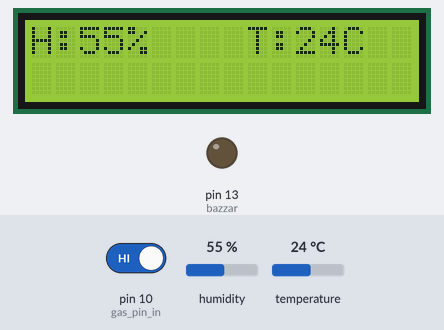
A sketch run on a simulated Arduino Uno, built with avr-gcc and run on an emulated ATmega328P. Shown: 16×2 character LCD, output pins drawn as LEDs (lit = HIGH). Dashed ring = blinking. The inputs (shaded band) are chosen by the test bench; at power-on: pin 10 (gas_pin_in) HIGH, humidity 55 %, temperature 24 °C.

Above: at 16.4 s.
16.5 s: pin 10 (gas_pin_in) driven LOW
At 17.6 s:
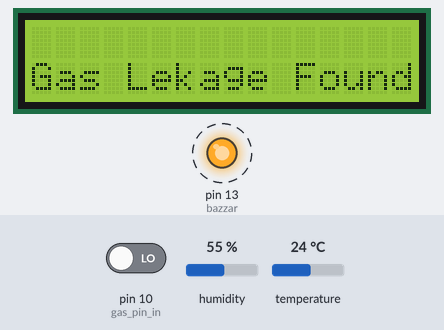
20.8 s: humidity set to 22 %
At 21.6 s:
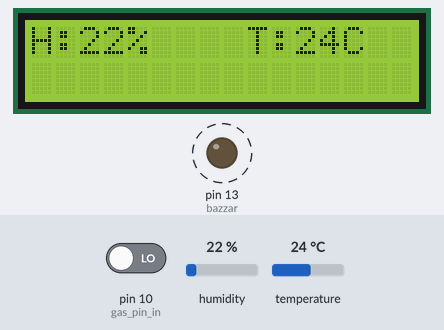
22.3 s: temperature set to 12 °C
At 24.7 s:
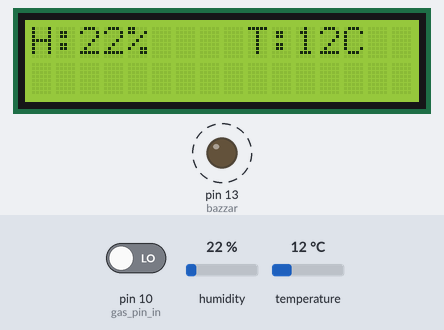
25.4 s: humidity set to 40 %
At 27.4 s:
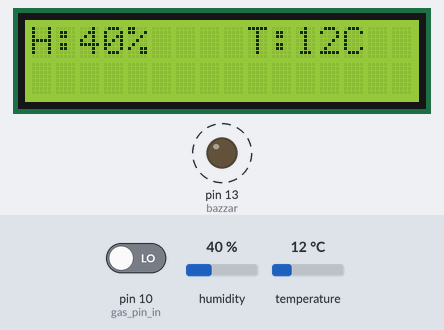
28.4 s: temperature set to 19 °C
At 30.8 s:
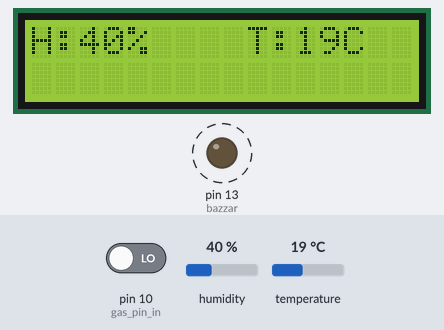
31.5 s: pin 10 (gas_pin_in) driven HIGH
At 32.3 s:
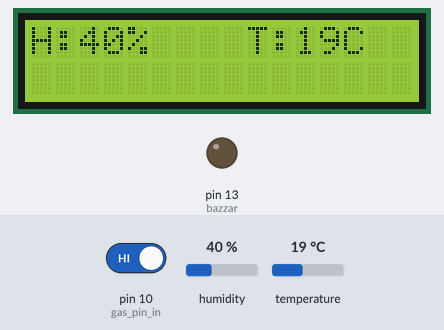
Timing chart, 0 to 34.0 s (numbered marks = the images above; inputs shaded):
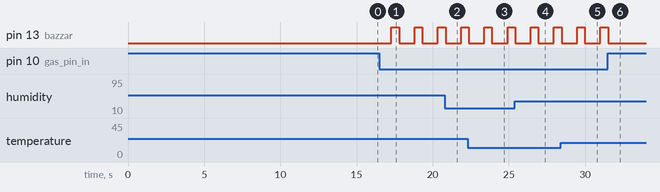

The sketch:

home-security-system-using-arduino.ino
```cpp
//#include <SoftwareSerial.h>
#include <DHT.h>
#include <DHT_U.h>
#include <LiquidCrystal.h>

LiquidCrystal lcd(2, 3, 4, 5, 6, 7);

int motion_pin_in = 8;
int bazzar = 13;
int gas_pin_in = 10;
int dhtpin = 9;
char data = '1';
DHT dht(dhtpin, DHT11);
// int rxpin=11;
// int txpin=12;
// SoftwareSerial BT(txpin,rxpin);
//int blu_out=10;

void all_lcd() {
  char* lt = "                Md. Rakib Hassan, Shakibul Islam, Mahmuda Akter Mumu, Md. Hasan                ";
  int lm = strlen(lt);
  lcd.begin(16, 2);
  lcd.setCursor(0, 0);
  lcd.print(" Welcome to...");
  delay(1000);
  lcd.clear();
  lcd.print(" Home Security");
  lcd.setCursor(0, 1);
  lcd.print("    System");
  delay(2000);
  lcd.clear();
  lcd.setCursor(0, 0);
  lcd.print("Created by:");

  for (int j = 0; j + 16 < lm; j++) {
    for (int i = 0; i < 16; i++) {
      lcd.setCursor(i, 1);
      lcd.print(lt[i + j]);
    }
    delay(150);
  }
}


void all_dht() {
  int humidty = dht.readHumidity();
  int temp = ceil(dht.readTemperature());
  lcd.setCursor(0, 0);
  lcd.print("H:");
  lcd.print(humidty);
  lcd.print("%    T:");
  lcd.print(temp);
  lcd.print("C");
  delay(1000);
  lcd.clear();
}


void all_theif() {
  delay(500);
  int motion_detact = digitalRead(motion_pin_in);

  if (motion_detact == HIGH) {
    digitalWrite(bazzar, HIGH);
    lcd.clear();
    lcd.setCursor(0, 1);
    lcd.print("Theif Detacted");
    delay(500);
    digitalWrite(bazzar, LOW);
    lcd.clear();
  }
}


void all_blu() {
  if (Serial.available()) {
    data = Serial.read();
  }
}

void all_gas() {
  if (digitalRead(gas_pin_in) == LOW) {
    digitalWrite(bazzar, HIGH);
    lcd.clear();
    lcd.setCursor(0, 1);
    lcd.print("Gas Lekage Found");
    delay(500);
    digitalWrite(bazzar, LOW);
    lcd.clear();
  }
}


void setup() {
  all_lcd();
  dht.begin();
  //pinMode(txpin,INPUT);
  //pinMode(rxpin,OUTPUT);
  //BT.begin(9600);
  Serial.begin(9600);
  pinMode(gas_pin_in, INPUT);
  pinMode(motion_pin_in, INPUT);
  pinMode(bazzar, OUTPUT);
  lcd.clear();
}


void loop() {
  all_dht();
  all_blu();
  all_gas();
  if (data == '0') {
    all_theif();
  }
}
```

Measured:
- after the input at 16.5 s, pin 13 (bazzar): alternates HIGH for 0.50 s and LOW for 1.0 s, starting after 0.79 s; the display: changes after 0.79 s (image 1)
- after the input at 31.5 s, pin 13 (bazzar): goes on until 31.5 s, then stays LOW
- what the display in image 1 shows lasts 0.5 s, from 17.3 s to 17.8 s
- what the display in image 2 shows lasts 1.0 s, from 20.9 s to 21.9 s
